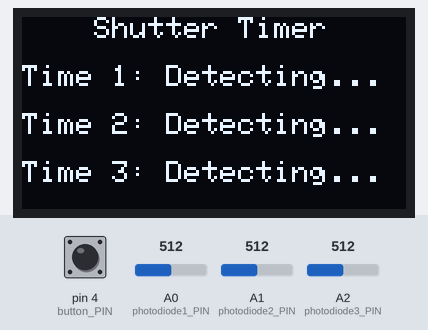
This program was run on a simulated Arduino Micro, built with avr-gcc and run on an emulated ATmega32U4. On the bench: 128×64 one-colour display. The inputs (shaded band) are chosen by the test bench; at power-on: pin 4 (button_PIN) HIGH, A0 (photodiode1_PIN) = 512, A1 (photodiode2_PIN) = 512, A2 (photodiode3_PIN) = 512.

Above: at 0.1 s.

The program:

main.cpp
```cpp
#include <Arduino.h>
#include <Wire.h>
#include <Adafruit_GFX.h>
#include <Adafruit_SSD1306.h>

void buttonReset();
void measureTime();
void detectLight();
void runMeasurement();
void updateDisplay();

#define SCREEN_WIDTH 128  // OLED display width, in pixels
#define SCREEN_HEIGHT 64  // OLED display height, in pixels

// Declaration for an SSD1306 display connected to I2C (SDA, SCL pins)
// The pins for I2C are defined by the Wire-library.
// On an arduino UNO:       A4(SDA), A5(SCL)
// On an arduino MEGA 2560: 20(SDA), 21(SCL)
// On an arduino LEONARDO:   2(SDA),  3(SCL), ...
#define OLED_RESET -1        // Reset pin # (or -1 if sharing Arduino reset pin)
#define SCREEN_ADDRESS 0x3C  ///< See datasheet for Address; 0x3D for 128x64, 0x3C for 128x32
Adafruit_SSD1306 display(SCREEN_WIDTH, SCREEN_HEIGHT, &Wire, OLED_RESET);

const uint8_t photodiode1_PIN = A0;
const uint8_t photodiode2_PIN = A1;
const uint8_t photodiode3_PIN = A2;

const uint8_t button_PIN = 4;

const int threshold = 30;
const unsigned long timeOut = 10000;

unsigned long timeOutStart;
bool timeOutStarted = false;

unsigned long timeStart1;
unsigned long timeStart2;
unsigned long timeStart3;

unsigned long time1;
unsigned long time2;
unsigned long time3;

enum State {
  DETECTING,
  MEASURING,
  RESULT
};

State state1 = DETECTING;
State state2 = DETECTING;
State state3 = DETECTING;

void setup() {
  pinMode(photodiode1_PIN, INPUT);
  pinMode(photodiode2_PIN, INPUT);
  pinMode(photodiode3_PIN, INPUT);
  pinMode(button_PIN, INPUT);
  Serial.begin(115200);
  if (!display.begin(SSD1306_SWITCHCAPVCC, 0x3C)) {  // Old Address 0x3D for 128x64
    Serial.println(F("SSD1306 allocation failed"));
    for (;;)
      ;  // Don't proceed, loop forever
  }
}

void detectLight() {
  int reading1 = analogRead(photodiode1_PIN);
  if (reading1 >= threshold && state1 == DETECTING) {
    timeStart1 = micros();
    state1 = MEASURING;
  }
  int reading2 = analogRead(photodiode2_PIN);
  if (reading2 >= threshold && state2 == DETECTING) {
    timeStart2 = micros();
    state2 = MEASURING;
  }
  int reading3 = analogRead(photodiode3_PIN);
  if (reading3 >= threshold && state3 == DETECTING) {
    timeStart3 = micros();
    state3 = MEASURING;
  }
}

void measureTime() {
  int reading1 = analogRead(photodiode1_PIN);
  if (reading1 < threshold && state1 == MEASURING) {
    time1 = micros() - timeStart1;
    state1 = RESULT;
  }

  int reading2 = analogRead(photodiode2_PIN);
  if (reading2 < threshold && state2 == MEASURING) {
    time2 = micros() - timeStart2;
    state2 = RESULT;
  }

  int reading3 = analogRead(photodiode3_PIN);
  if (reading3 < threshold && state3 == MEASURING) {
    time3 = micros() - timeStart3;
    state3 = RESULT;
  }
}

void runMeasurement() {
  while (true) {
    switch (state1) {
      case DETECTING:
        detectLight();
        break;
      case MEASURING:
        measureTime();
        break;
    }

    switch (state2) {
      case DETECTING:
        detectLight();
        break;
      case MEASURING:
        measureTime();
        break;
    }

    switch (state3) {
      case DETECTING:
        detectLight();
        break;
      case MEASURING:
        measureTime();
        break;
    }

    if (state1 == RESULT && state2 == RESULT && state3 == RESULT) {
      timeOutStart = millis();
      timeOutStarted = true;
      break;
    }
    buttonReset();
  }
}

void updateDisplay() {
  display.clearDisplay();
  display.setTextSize(1);
  display.setTextColor(WHITE);
  display.setCursor(24, 0);
  display.println("Shutter Timer");

  display.setCursor(0, 16);
  display.print("Time 1: ");
  switch (state1) {
    case DETECTING:
      display.println("Detecting...");
      break;
    case RESULT:
      display.print(time1 / 1000.0);
      display.println(" ms");
      break;
  }

  display.setCursor(0, 32);
  display.print("Time 2: ");
  switch (state2) {
    case DETECTING:
      display.println("Detecting...");
      break;
    case RESULT:
      display.print(time2 / 1000.0);
      display.println(" ms");
      break;
  }

  display.setCursor(0, 48);
  display.print("Time 3: ");
  switch (state3) {
    case DETECTING:
      display.println("Detecting...");
      break;
    case RESULT:
      display.print(time3 / 1000.0);
      display.println(" ms");
      break;
  }

  display.display();
}

void buttonReset() {
  if (digitalRead(button_PIN) == LOW) {
    return;
  }
  timeOutStarted = false;
  state1 = DETECTING;
  state2 = DETECTING;
  state3 = DETECTING;
}

void loop() {
  buttonReset();
  updateDisplay();

  if (!timeOutStarted) {
    runMeasurement();
  }

  if (timeOutStarted && millis() - timeOutStart >= timeOut) {
    state1 = DETECTING;
    state2 = DETECTING;
    state3 = DETECTING;
    timeOutStarted = false;
  }
}
```
